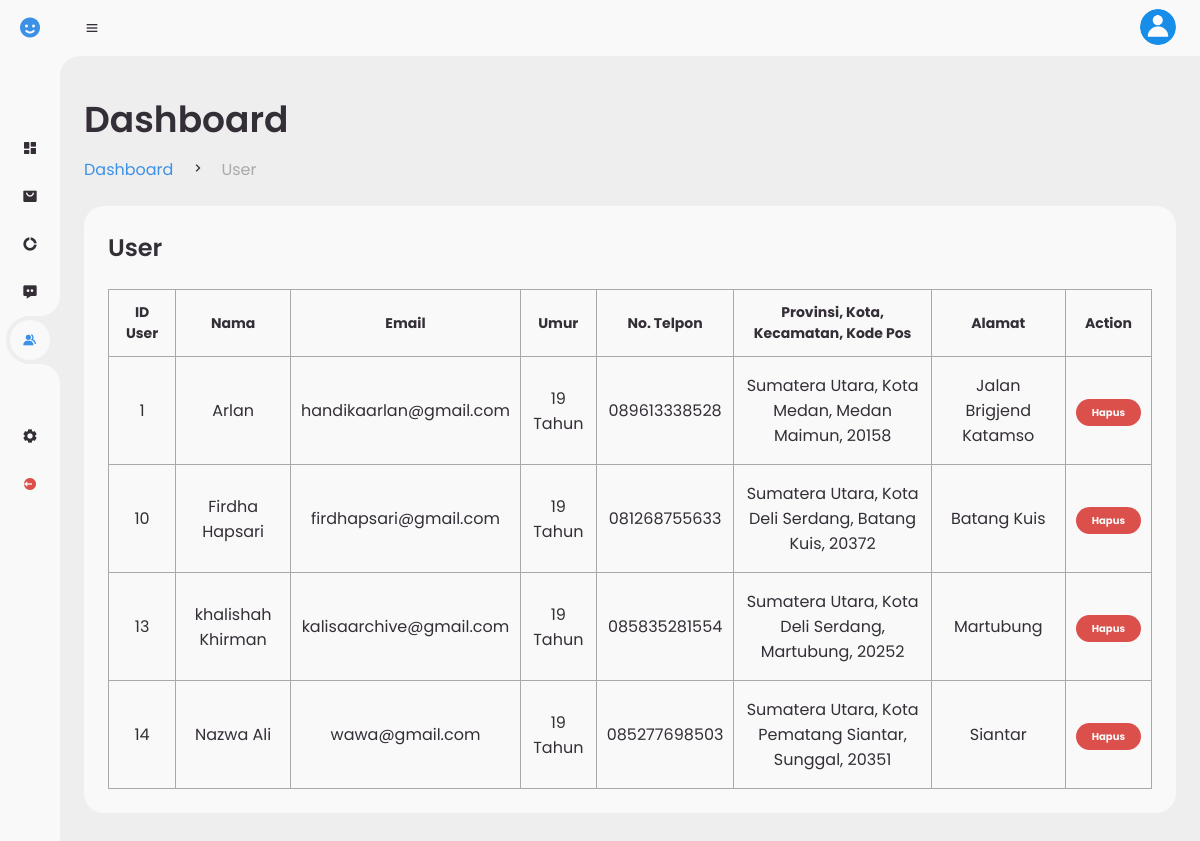
Page /admin/user.php (signed in) on the committed database.
### tables this page shows
CREATE TABLE `user` (
  `id_user` int(5) NOT NULL,
  `nama` varchar(40) NOT NULL,
  `provinsi` varchar(100) NOT NULL,
  `kota` varchar(100) NOT NULL,
  `kecamatan` varchar(100) NOT NULL,
  `kode_pos` int(10) NOT NULL,
  `alamat` text NOT NULL,
  `umur` int(11) NOT NULL,
  `no_telp` varchar(20) NOT NULL,
  `email` varchar(40) NOT NULL,
  `password` varchar(30) NOT NULL
);

### admin/user.php (the view, shortened to what this page needs)
<?php
require_once("../config/koneksi.php");
if(isset($_SESSION['valdi'])) {
?>
<!DOCTYPE html>
<html lang="id">
<head>
	<link href='https://unpkg.com/boxicons@2.0.9/css/boxicons.min.css' rel='stylesheet'>
	<link rel="stylesheet" href="assets/css/style.css">
</head>
<body>
	<section id="sidebar" class="hide">
		<a href="index.php" class="brand">
			<i class='bx bxs-smile'></i>
		</a>
		<ul class="side-menu top">
            <li>
				<a href="index.php">
					<i class='bx bxs-dashboard' ></i>
				</a>
            </li>
			<li>
				<a href="produk.php">
					<i class='bx bxs-shopping-bag-alt' ></i>
				</a>
			</li>
			<li>
				<a href="transaksi.php">
					<i class='bx bxs-doughnut-chart' ></i>
				</a>
			</li>
			<li>
				<a href="pesan.php">
					<i class='bx bxs-message-dots' ></i>
				</a>
			</li>
			<li class="active">
				<a href="user.php">
					<i class='bx bxs-group' ></i>
				</a>
			</li>
		</ul>
		<ul class="side-menu">
			<li>
				<a href="pengaturan.php">
					<i class='bx bxs-cog' ></i>
				</a>
			</li>
			<li>
				<a href="logout.php" class="logout">
					<i class='bx bxs-log-out-circle' ></i>
				</a>
			</li>
		</ul>
	</section>
	<section id="content">
		<nav>
			<i class='bx bx-menu' ></i>
			<a href="pengaturan.php" class="profile">
				<img src="assets/img/people.png">
			</a>
		</nav>
		<main>
			<div class="head-title">
				<div class="left">
					<h1>Dashboard</h1>
					<ul class="breadcrumb">
						<li>
							<a class="active" href="index.php">Dashboard</a>
						</li>
						<li><i class='bx bx-chevron-right' ></i></li>
						<li>
							<a>User</a>
						</li>
					</ul>
				</div>
			</div>
			<div class="table-data">
				<div class="order">
					<div class="head">
						<h3>User</h3>
					</div>
					<table>
						<thead>
							<tr>
								<th>ID<br>&nbsp;&nbsp;User&nbsp;&nbsp;</th>
								<th>Nama</th>
								<th>Email</th>
								<th>Umur</th>
								<th>No. Telpon</th>
								<th>Provinsi, Kota,<br>Kecamatan, Kode Pos</th>
								<th>Alamat</th>
								<th>Action</th>
							</tr>
						</thead>
						<tbody>
							<tr>
							<?php
								$result = $koneksi->query('SELECT * FROM user');
								if($result){
									while($obj = $result->fetch_object()) {
									?>
								<td><?php echo $obj->id_user?></td>
								<td><?php echo $obj->nama?></td>
								<td><?php echo $obj->email?></td>
								<td><?php echo $obj->umur, " Tahun"?></td>
								<td><?php echo $obj->no_telp?></td>
								<td><?php echo $obj->provinsi, ", Kota ", $obj->kota, ", ", $obj->kecamatan, ", ", $obj->kode_pos;?></td>
								<td><?php echo $obj->alamat?></td>
								<td><a href="user-hapus.php?id=<?php echo $obj->id_user ?>"><span class="status pendingg">Hapus</span></td></td>
							</tr>
						</tbody>
						<?php
							}
						}?>
					</table>
				</div>
			</div>
		</main>
	</section>
</body>
</html>
<?php
}
else {
	header("location:login.php");
}

### rows in the picture
user: id_user "1", nama "Arlan", email "handikaarlan@gmail.com", umur "19", no_telp "089613338528", provinsi "Sumatera Utara", kota "Medan", kecamatan "Medan Maimun", kode_pos "20158", alamat "Jalan Brigjend Katamso"
user: id_user "10", nama "Firdha Hapsari", email "firdhapsari@gmail.com", umur "19", no_telp "081268755633", provinsi "Sumatera Utara", kota "Deli Serdang", kecamatan "Batang Kuis", kode_pos "20372", alamat "Batang Kuis"
user: id_user "13", nama "khalishah Khirman", email "kalisaarchive@gmail.com", umur "19", no_telp "085835281554", provinsi "Sumatera Utara", kota "Deli Serdang", kecamatan "Martubung", kode_pos "20252", alamat "Martubung"
user: id_user "14", nama "Nazwa Ali", email "wawa@gmail.com", umur "19", no_telp "085277698503", provinsi "Sumatera Utara", kota "Pematang Siantar", kecamatan "Sunggal", kode_pos "20351", alamat "Siantar"
